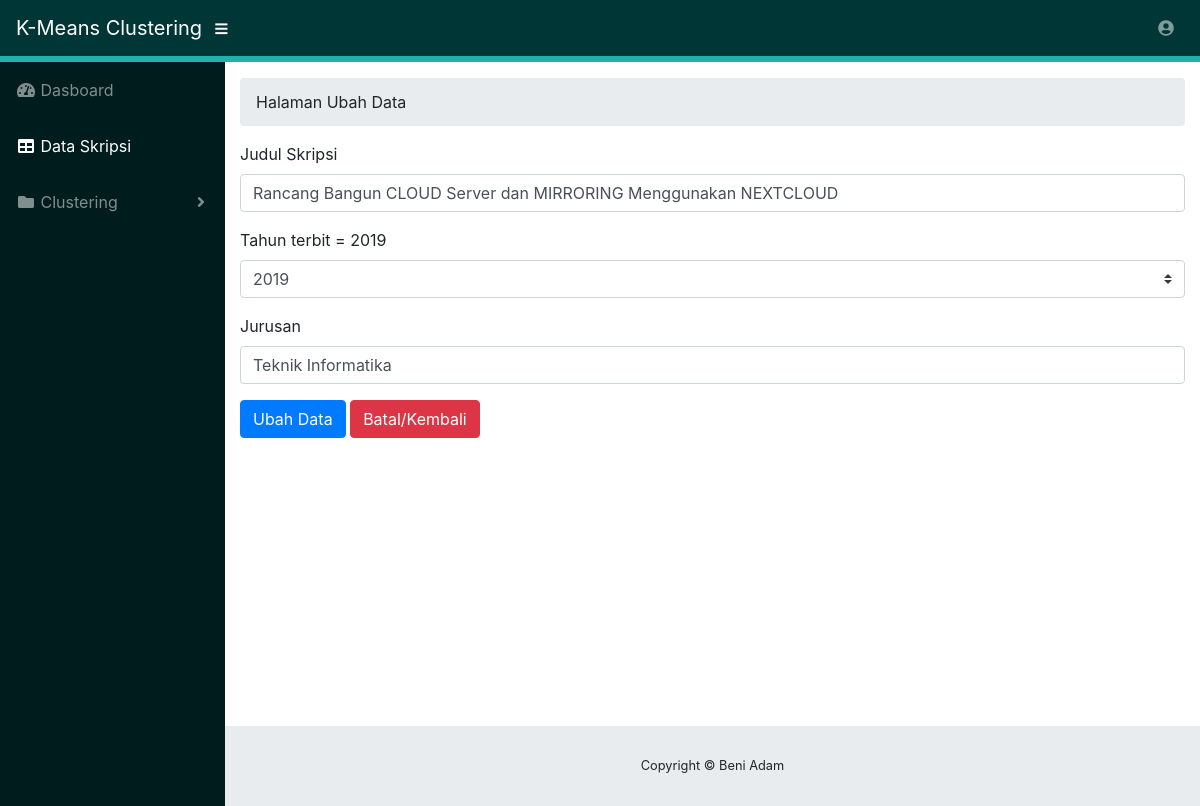
The app's page /edit_data.php?id=3 (signed in) with its own data.
### tables this page shows
CREATE TABLE `skripsi1` (
  `id` int(11) NOT NULL,
  `judul_skripsi` varchar(255) DEFAULT NULL,
  `tahun` year(4) DEFAULT NULL,
  `jurusan` varchar(50) DEFAULT NULL,
  `kategori` int(11) NOT NULL
);

### koneksi.php (called while the page is built, shortened)
<?php
$conn = mysqli_connect("localhost", "root", "", "skripsi");
function query($query)
{
	global $conn;
	$result = mysqli_query($conn, $query);
	$rows = [];
	while ($row = mysqli_fetch_assoc($result)) {
		$rows[] = $row;
	}
	return $rows;
}

### edit_data.php (the view, shortened to what this page needs)
<?php
require 'koneksi.php';
$id = $_GET["id"];
$skr = query("SELECT * FROM skripsi1 WHERE id = $id")[0];
?>
<!DOCTYPE html>
<html lang="en">
<head>
  <link href="vendor/fontawesome-free/css/all.min.css" rel="stylesheet" type="text/css">
  <link href="vendor/datatables/dataTables.bootstrap4.css" rel="stylesheet">
  <link href="css/sb-admin.css" rel="stylesheet">
</head>
<body id="page-top">
  <nav class="navbar navbar-expand navbar-dark static-top" style="background-color:#003636">
    <a class="navbar-brand mr-1" href="index.html">K-Means Clustering</a>
    <button class="btn btn-link btn-sm text-white order-1 order-sm-0" id="sidebarToggle" href="#">
      <i class="fas fa-bars"></i>
    </button>
    <ul class="navbar-nav ml-auto ml-md-0">
      <li class="nav-item dropdown no-arrow">
        <a class="nav-link dropdown-toggle" href="#" id="userDropdown" role="button" data-toggle="dropdown" aria-haspopup="true" aria-expanded="false">
          <i class="fas fa-user-circle fa-fw"></i>
        </a>
      </li>
    </ul>
  </nav>
  <div class="garis" style="width: 100%;height: 6px; background-color:#20B2AA"></div>
  <div id="wrapper">
    <ul class="sidebar navbar-nav" style="background-color: #001C1C">
      <li class="nav-item">
        <a class="nav-link" href="dasboard.php">
          <i class="fas fa-fw fa-tachometer-alt"></i>
          <span>Dasboard</span>
        </a>
      </li>
      <li class="nav-item active ">
        <a class="nav-link" href="index.php">
          <i class="fas fa-fw fa-table"></i>
          <span>Data Skripsi</span>
        </a>
      </li>
      <li class="nav-item dropdown">
        <a class="nav-link dropdown-toggle" href="#" id="pagesDropdown" role="button" data-toggle="dropdown" aria-haspopup="true" aria-expanded="false">
          <i class="fas fa-fw fa-folder"></i>
          <span>Clustering</span>
        </a>
      </li>
    </ul>
    <div id="content-wrapper">
      <div class="container-fluid">
        <ol class="breadcrumb">
          <li class="breadcrumb-item">
            Halaman Ubah Data
          </li>
        </ol>
        <form action="" method="post">
          <div class="form-group">
            <label for="judul_skripsi">Judul Skripsi</label>
            <input type="text" class="form-control" name="judul" id="judul" placeholder="Judul Skripsi" required value="<?= $skr["judul_skripsi"]; ?>">
          </div>
          <div class="form-group">
            <label for="tahun">Tahun terbit = <?= $skr["tahun"]; ?> </label>
            <select class="custom-select" name="tahun" id="tahun" required placeholder="tahun">
              <option value="2020" <?= $skr['tahun'] = '2020' ? 'selected' : null ?>>2020</option>
              <option value="2019" <?= $skr['tahun'] = '2019' ? 'selected' : null ?>>2019</option>
            </select>
          </div>
          <div class="form-group">
            <label for="jurusan">Jurusan</label>
            <input type="text" class="form-control" name="jurusan" id="jurusan" placeholder="Jurusan" required value="<?= $skr["jurusan"]; ?>">
          </div>
          <button type="submit" name="submit" class="btn btn-primary"> Ubah Data</button>
          <button type="button" class="btn btn-danger"> <a href="index.php" style="text-decoration: none;  color: white;">Batal/Kembali</a></button>
        </form>
        <br>
        <table>
          <tr>
            <td>
            </td>
            <td>
            </td>
          </tr>
        </table>
        <footer class="sticky-footer">
          <div class="container my-auto">
            <div class="copyright text-center my-auto">
              <span>Copyright © Beni Adam</span>
            </div>
          </div>
        </footer>
      </div>
    </div>
</body>
</html>

### records on screen
skripsi1: judul "Rancang Bangun CLOUD Server dan MIRRORING Menggunakan NEXTCLOUD", tahun "2019", jurusan "Teknik Informatika"
